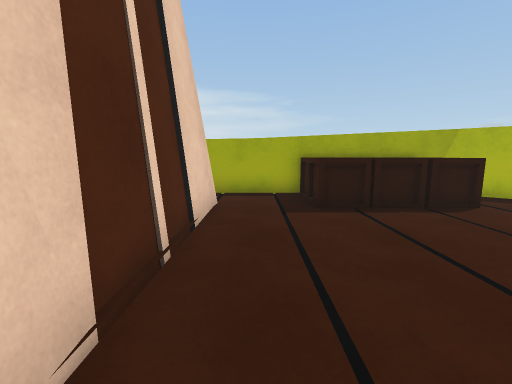
view 1 (above)

13 first-person views from a walk through a Unity game level. The camera is 1.2 m above the floor, tilts 8° down and sees 90° across. The floor is counted in squares, 1 m on a side. Each view is taken from the middle of a square. On the plan, view 1 faces up. The plan holds only what a view shows up to about 12 squares ahead; the rest is blank. The place goes on beyond the plan. Surface patterns are stand-ins for the level's own textures.

view 2
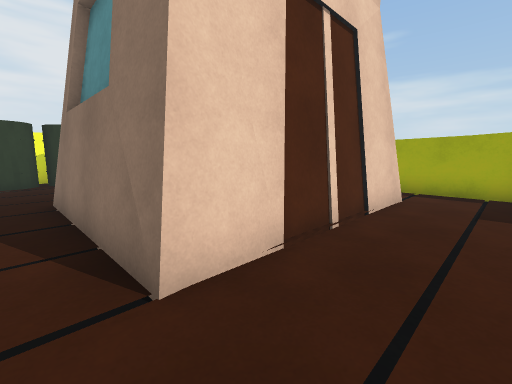

view 3
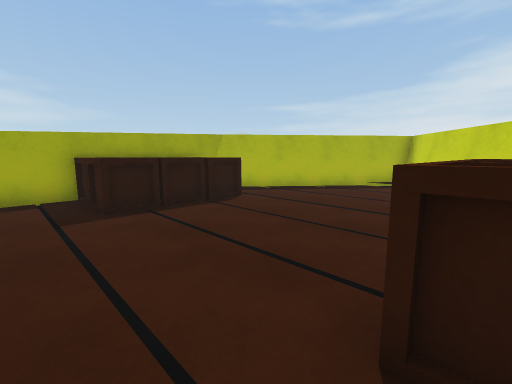

view 4
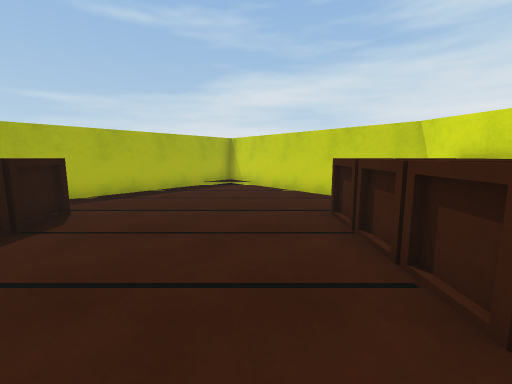

view 5
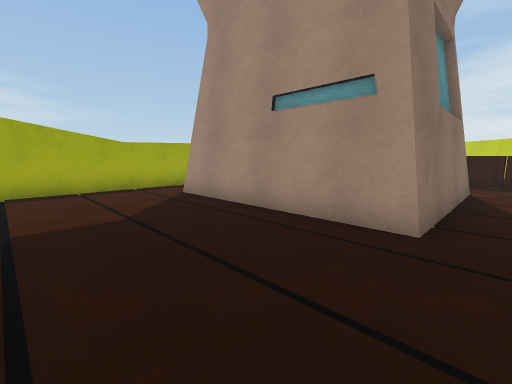

view 6
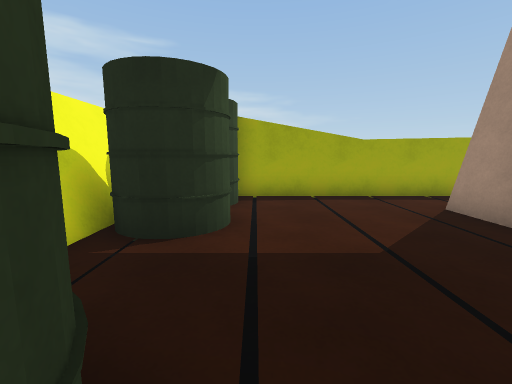

view 7
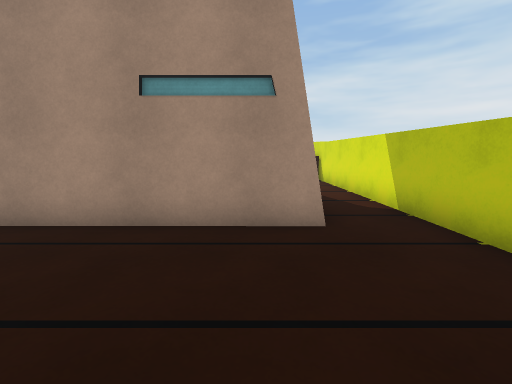

view 8
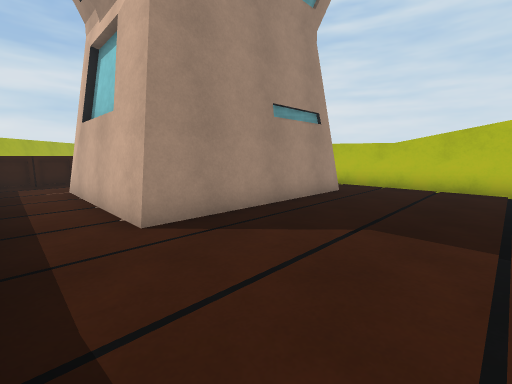

view 9
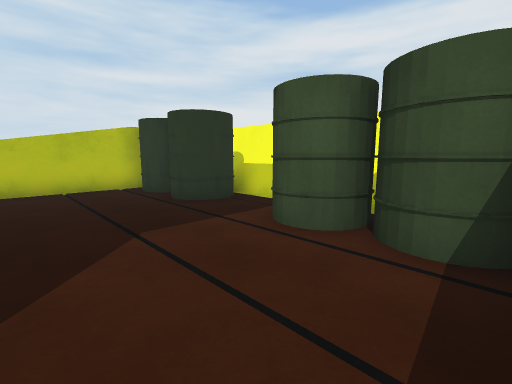

view 10
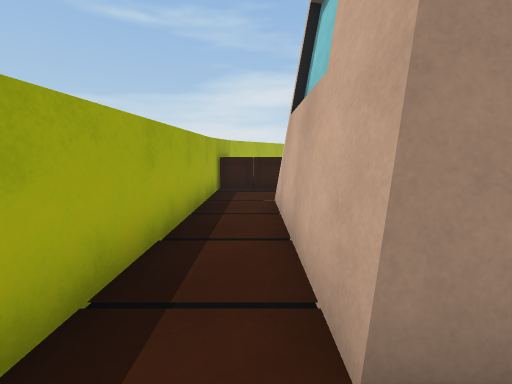

view 11
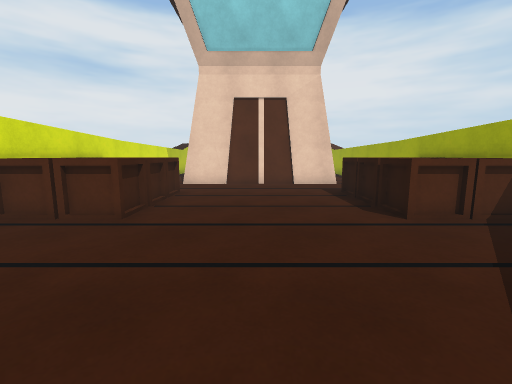

view 12
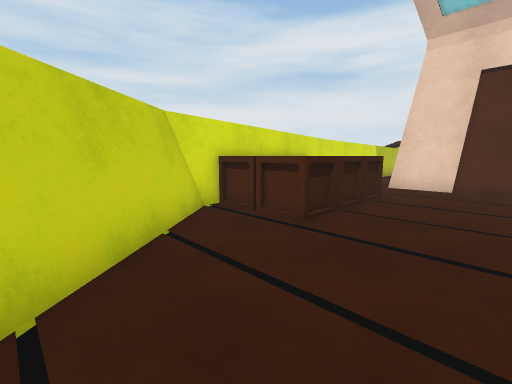

view 13
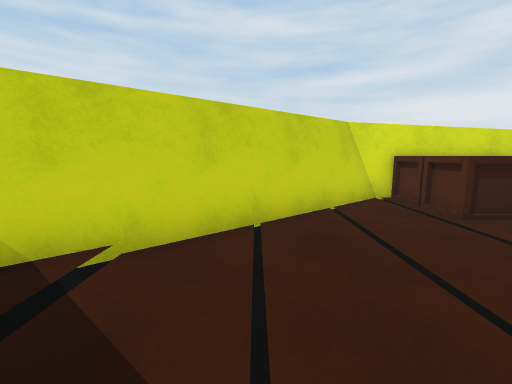

### Floor plan
Key: @ floor where view 1 was taken; # wall or solid block; . floor; / step, stairs or slope; = window, fence, low wall or low ledge.
Columns run from 14 left of view 1 to 12 right of it. Each row starts with its distance up from view 1.
  9   #################
  8   #.............=######
  7   #.............=##=..##
  6  ##....#######..==##...##
  5 ###....#     #..........##
  4 #......#     #...........##
  3 #......#    ##............#
  2 ###....#    ##........../##
  1  ##....#    ##.........###
  0   #....#######@.==#=..###
 -1   #.............=##=.##
 -2   ####################

Positions as (right, up) in squares from view 1, and headings:
1: (0, 0), facing up
2: (1, -1), facing up-left
3: (0, 0), facing up-right
4: (0, 2), facing right
5: (-11, -1), facing up-right
6: (-11, 1), facing up
7: (-11, 1), facing right
8: (-11, 8), facing down-right
9: (-8, 8), facing down-left
10: (-8, 7), facing right
11: (10, 3), facing left
12: (9, 3), facing down-left
13: (9, 5), facing down
